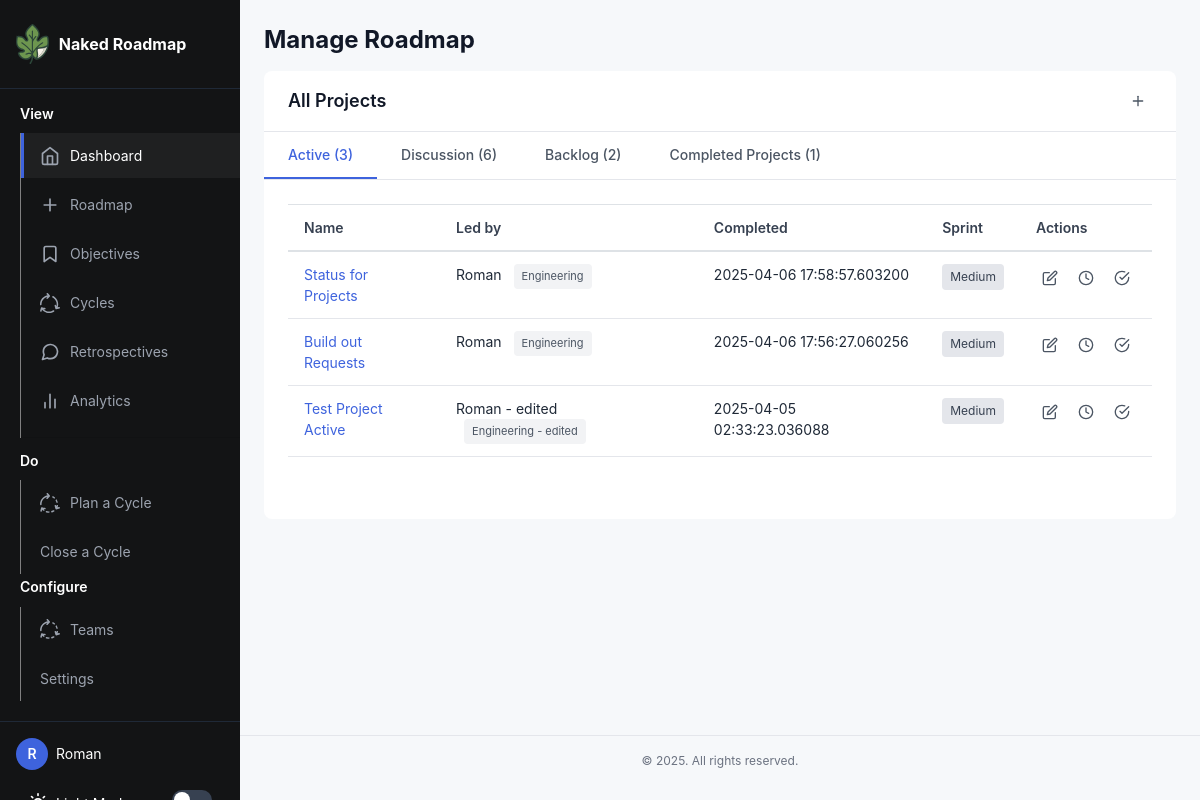
The page /projects (signed in) on the database its author committed.
### app/models.py (models this page shows, shortened)
class User(UserMixin, db.Model):
    id: so.Mapped[int] = so.mapped_column(primary_key=True)
    username: so.Mapped[str] = so.mapped_column(sa.String(64), index=True, unique=True)
    email: so.Mapped[str] = so.mapped_column(sa.String(120), index=True, unique=True)
    password_hash: so.Mapped[Optional[str]] = so.mapped_column(sa.String(256))
    posts: so.WriteOnlyMapped['Post'] = so.relationship(back_populates='author')

class Project(db.Model):
    __tablename__ = "project"
    id: so.Mapped[int] = so.mapped_column(primary_key=True)
    name: so.Mapped[str] = so.mapped_column(sa.TEXT())
    created: so.Mapped[datetime] = so.mapped_column(index=True, default=lambda: datetime.now(timezone.utc))
    dri: so.Mapped[str] = so.mapped_column(sa.TEXT())
    team: so.Mapped[str] = so.mapped_column(sa.TEXT())
    context: so.Mapped[str] = so.mapped_column(sa.TEXT())
    why: so.Mapped[str] = so.mapped_column(sa.TEXT())
    requirements: so.Mapped[str] = so.mapped_column(sa.TEXT())
    launch: so.Mapped[str] = so.mapped_column(sa.TEXT())
    location: so.Mapped[str] = so.mapped_column(sa.TEXT(),  nullable=True, default="discussion")
    type: so.Mapped[str] = so.mapped_column(sa.TEXT(), nullable=True)
    status: so.Mapped[str] = so.mapped_column(sa.TEXT(), nullable=True, default="Active")
    objective_id = db.Column(db.Integer, db.ForeignKey('goal.id'), nullable=True)
    objective = db.relationship('Goal', backref=db.backref('projects', lazy='dynamic'))

### app/routes.py (the view)
@app.route('/projects')
@login_required # If you want to toggle someone forced to log in to see roadmap, you can use this.
def projectspage():
    projects = (
        Project.query
        .order_by(Project.created.desc())
        .all()
    )
    return render_template('projects.html', title='Projects', projects=projects)

### app/models.py (called while the page is built)
@login.user_loader
def load_user(id):
    return db.session.get(User, int(id))

### app/routes.py (called while the page is built)
@app.context_processor
def inject_csrf_token():
    return dict(csrf_token=generate_csrf())

### app/templates/projects.html (shortened to what this page needs)
{% extends 'base.html' %}
{% block content %}
<h1>Manage Roadmap</h1>
<section class="section discussion-section">
  <div class="section-header">
    <h3>All Projects</h3>
    <a href="{{ url_for('createProject') }}" class="btn-icon" title="Create a New Project">
      <svg width="16" height="16" viewBox="0 0 24 24" fill="none" stroke="currentColor" stroke-width="2" stroke-linecap="round" stroke-linejoin="round">
        <line x1="12" y1="5" x2="12" y2="19"></line>
        <line x1="5" y1="12" x2="19" y2="12"></line>
      </svg>
    </a>
  </div>
<section class="section tabbed-section">
  <div class="tabs">
    <button class="tab-btn active" data-tab="active">Active ({% for len in projects|selectattr('location', '==', "sprint") %}{% if loop.index == 1 %}{{ '0' if loop is none else loop|length }}{% endif %}{% endfor %})</button>
    <button class="tab-btn" data-tab="discussion">Discussion ({% for len in projects|selectattr('location', '==', "discussion") %}{% if loop.index == 1 %}{{ '0' if loop is none else loop|length }}{% endif %}{% endfor %})</button>
    <button class="tab-btn" data-tab="backlog">Backlog ({% for len in projects|selectattr('location', '==', "backlog") %}{% if loop.index == 1 %}{{ '0' if loop is none else loop|length }}{% endif %}{% endfor %})</button>
    <button class="tab-btn" data-tab="completed">Completed Projects ({% for len in projects|selectattr('location', '==', "completed") %}{% if loop.index == 1 %}{{ '0' if loop is none else loop|length }}{% endif %}{% endfor %})</button>
  </div>
  <div class="tab-content active" id="active-tab">
    <div class="table-responsive">
      <table class="table">
        <thead>
          <tr>
            <th>Name</th>
            <th>Led by</th>
            <th>Completed</th>
            <th>Sprint</th>
            <th>Actions</th>
          </tr>
        </thead>
        <tbody>
          {% for project in projects|selectattr('location', '==', "sprint") %}
          <tr>
            <td><a href="{{ url_for('project', project_id=project['id']) }}">{{ project.name }}</a></td>
            <td>{{ project.dri }} <span class="team-tag">{{ project.team }}</span></td>
            <td>{{ project.created }}</td>
            <td>
              <span class="priority-indicator
                {% if project.priority == 'High' %}priority-high
                {% elif project.priority == 'Medium' %}priority-medium
                {% else %}priority-low{% endif %}">
                {{ project.priority|default('Medium') }}
              </span>
            </td>
            <td>
              <div class="action-buttons">
                <a href="{{ url_for('edit', project_id=project.id) }}" class="btn-icon" title="Edit project">
                  <svg width="16" height="16" viewBox="0 0 24 24" fill="none" stroke="currentColor" stroke-width="2" stroke-linecap="round" stroke-linejoin="round">
                    <path d="M11 4H4a2 2 0 0 0-2 2v14a2 2 0 0 0 2 2h14a2 2 0 0 0 2-2v-7"></path>
                    <path d="M18.5 2.5a2.121 2.121 0 0 1 3 3L12 15l-4 1 1-4 9.5-9.5z"></path>
                  </svg>
                </a>
                <a href="#" class="btn-icon" title="Move to discussion">
                  <svg width="16" height="16" viewBox="0 0 24 24" fill="none" stroke="currentColor" stroke-width="2" stroke-linecap="round" stroke-linejoin="round">
                    <circle cx="12" cy="12" r="10"></circle>
                    <polyline points="12 6 12 12 16 14"></polyline>
                  </svg>
                </a>
                <a href="{{url_for('add_to_cycle', project_id=project.id, sprint_id=2) }}" class="btn-icon" title="Add to Sprint">
                  <svg width="16" height="16" viewBox="0 0 24 24" fill="none" stroke="currentColor" stroke-width="2" stroke-linecap="round" stroke-linejoin="round">
                    <path d="M22 11.08V12a10 10 0 1 1-5.93-9.14"></path>
                    <polyline points="22 4 12 14.01 9 11.01"></polyline>
                  </svg>
                </a>
              </div>
            </td>
          </tr>
          {% endfor %}
        </tbody>
      </table>
    </div>
  </div>
</section>
{% endblock %}

### app/templates/base.html (shortened to what this page needs)
<!doctype html>
<html lang="en" data-theme="light">
<head>
  <link rel="stylesheet" href="https://stackpath.bootstrapcdn.com/bootstrap/4.3.1/css/bootstrap.min.css">
  <link rel="stylesheet" type="text/css" href={{ url_for('static', filename='./css/style.css')}}>
  <link href="static/fonts/Mulish/Mulish-VariableFont_wght.ttf" rel="stylesheet">
</head>
<body>
  <div class="app-container">
    <div class="sidebar">
      <div class="sidebar-header">
        <a href="{{ url_for('index')}}" class="logo">
          <img src="{{ url_for('static', filename='fig-icon.svg')}}" style="max-height:40px; margin-right:10px;">
          <span>Naked Roadmap</span>
        </a>
      </div>
      <nav class="sidebar-nav">
        <h6 style="margin:0px 20px; padding-bottom:10px;">View</h6>
        <ul>
          <li>
            <a href="{{ url_for('index') }}" class="active">
              <img src="{{ url_for('static', filename='./icons/dashboard.svg')}}" style="max-height:20px; margin-right:10px;">
              Dashboard
            </a>
          </li>
          <li>
            <a href="{{ url_for('projectspage') }}">
              <img src="{{ url_for('static', filename='./icons/roadmap.svg')}}" style="max-height:20px; margin-right:10px;">
              Roadmap
            </a>
          </li>
          <li>
            <a href="{{ url_for('createGoal') }}">
              <img src="{{ url_for('static', filename='./icons/objective.svg')}}" style="max-height:20px; margin-right:10px;">
              Objectives
            </a>
          </li>
          <li>
            <a href="{{ url_for('show_cycles') }}">
              <img src="{{ url_for('static', filename='./icons/cycle.svg')}}" style="max-height:20px; margin-right:10px;"> Cycles
            </a>
          </li>
          <li>
            <a href="#">
              <img src="{{ url_for('static', filename='./icons/retrospectives.svg')}}" style="max-height:20px; margin-right:10px;">
              Retrospectives
            </a>
          </li>
          <li>
            <a href="#">
              <img src="{{ url_for('static', filename='./icons/analytics.svg')}}" style="max-height:20px; margin-right:10px;">
              Analytics
            </a>
          </li>
          <li>
            <hr>
          </li>
        </ul>
        <h6 style="margin:0px 20px; padding-bottom:10px;">Do</h6>
        <ul>
          <li>
            <a href="{{url_for('plan_sprint') }}">
              <img src="{{ url_for('static', filename='./icons/cycle-2.svg')}}" style="max-height:20px; margin-right:10px;"> Plan a Cycle
            </a>
          </li>
          <li>
            <a href="#">
              Close a Cycle
            </a>
          </li>
        </ul>
        <h6 style="margin:0px 20px; padding-bottom:10px;">Configure</h6>
        <ul>
          <li>
            <a href="{{url_for('plan_sprint') }}">
              <img src="{{ url_for('static', filename='./icons/cycle-2.svg')}}" style="max-height:20px; margin-right:10px;"> Teams
            </a>
          </li>
          <li>
            <a href="#">
              Settings
            </a>
          </li>
        </ul>
      </nav>
      <div class="sidebar-footer">
        {% if current_user.is_anonymous %}
        <a href="{{ url_for('login') }}" class="btn-login">
          <svg width="20" height="20" viewBox="0 0 24 24" fill="none" xmlns="http://www.w3.org/2000/svg">
            <path d="M15 3h4a2 2 0 012 2v14a2 2 0 01-2 2h-4M10 17l5-5-5-5M15 12H3" stroke="currentColor" stroke-width="2" stroke-linecap="round" stroke-linejoin="round" />
          </svg>
          Login
        </a>
        <div class="theme-switch">
          <svg class="theme-switch-icon" xmlns="http://www.w3.org/2000/svg" width="20" height="20" viewBox="0 0 24 24" fill="none" stroke="currentColor" stroke-width="2" stroke-linecap="round" stroke-linejoin="round">
            <circle cx="12" cy="12" r="5"></circle>
            <line x1="12" y1="1" x2="12" y2="3"></line>
            <line x1="12" y1="21" x2="12" y2="23"></line>
            <line x1="4.22" y1="4.22" x2="5.64" y2="5.64"></line>
            <line x1="18.36" y1="18.36" x2="19.78" y2="19.78"></line>
            <line x1="1" y1="12" x2="3" y2="12"></line>
            <line x1="21" y1="12" x2="23" y2="12"></line>
            <line x1="4.22" y1="19.78" x2="5.64" y2="18.36"></line>
            <line x1="18.36" y1="5.64" x2="19.78" y2="4.22"></line>
          </svg>
          <span class="theme-switch-text">Light Mode</span>
          <label class="toggle-switch">
            <input type="checkbox" id="theme-toggle">
            <span class="toggle-slider"></span>
          </label>
        </div>
        {% else %}
        <div class="user-info">
          <div class="user-avatar">{{ current_user.username[0] }}</div>
          <span>{{ current_user.username }}</span>
        </div>
        <div class="theme-switch">
          <span class="theme-switch-text">Light Mode</span>
          <label class="toggle-switch">
            <span class="toggle-slider"></span>
          </label>
        </div>
        {% endif %}
      </div>
    </div>
    <div class="main-content">
      <div class="content-container">
        {% block content %}{% endblock %}
      </div>
      <footer class="app-footer">
        <p>&copy; {{ config.company_name }} 2025. All rights reserved.</p>
      </footer>
    </div>
  </div>
</body>
</html>

### rows shown on the page
User: username "R", username "Roman"
Project: value "3", name "Status for Projects", dri "Roman", team "Engineering", created "2025-04-06 17:58:57.603200", priority "Medium"
Project: value "6"
Project: value "2"
Project: value "1"
Project: name "Build out Requests", dri "Roman", team "Engineering", created "2025-04-06 17:56:27.060256", priority "Medium"
Project: name "Test Project Active", dri "Roman - edited", team "Engineering - edited", created "2025-04-05 02:33:23.036088", priority "Medium"
